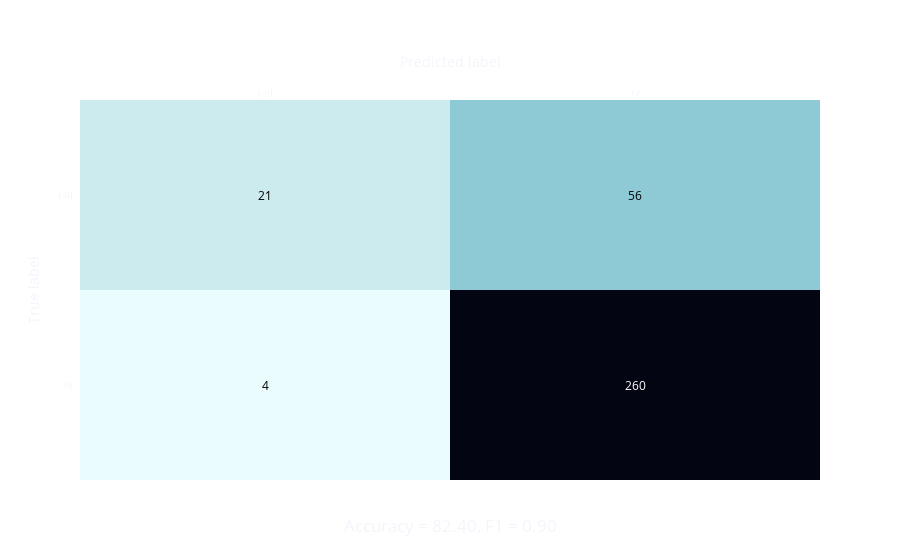

The code cell stored with this chart in its notebook:
### Code cell
accuracy = accuracy_score(y_true, y_pred.astype(int))
f1 = f1_score(y_true, y_pred.astype(int))
cm = confusion_matrix(y_true, y_pred.astype(int))

title_dict = {
    'text': f'Accuracy = {accuracy*100:.2f}, F1 = {f1:.2f}',
    'x': 0.5,
    'y': 0.05
}

plot_confusion_matrix(cm, labels, title_dict)

### Figure 1 — Plotly figure (JSON) as saved in the notebook; plotly's stock layout.template omitted (floating-point values rounded to 4 significant figures)
{"data": [{"colorscale": [[0.0, "rgb(3, 5, 18)"], [0.09091, "rgb(25, 25, 51)"], [0.1818, "rgb(44, 42, 87)"], [0.2727, "rgb(58, 60, 125)"], [0.3636, "rgb(62, 83, 160)"], [0.4545, "rgb(62, 109, 178)"], [0.5455, "rgb(72, 134, 187)"], [0.6364, "rgb(89, 159, 196)"], [0.7273, "rgb(114, 184, 205)"], [0.8182, "rgb(149, 207, 216)"], [0.9091, "rgb(192, 229, 232)"], [1.0, "rgb(234, 252, 253)"]], "reversescale": true, "showscale": false, "x": ["I-III", "IV"], "y": ["IV", "I-III"], "z": [[4, 260], [21, 56]], "type": "heatmap"}], "layout": {"annotations": [{"font": {"color": "#000000"}, "showarrow": false, "text": "4", "x": "I-III", "xref": "x", "y": "IV", "yref": "y"}, {"font": {"color": "#FFFFFF"}, "showarrow": false, "text": "260", "x": "IV", "xref": "x", "y": "IV", "yref": "y"}, {"font": {"color": "#000000"}, "showarrow": false, "text": "21", "x": "I-III", "xref": "x", "y": "I-III", "yref": "y"}, {"font": {"color": "#000000"}, "showarrow": false, "text": "56", "x": "IV", "xref": "x", "y": "I-III", "yref": "y"}], "xaxis": {"dtick": 1, "gridcolor": "rgb(0, 0, 0)", "side": "top", "ticks": "", "tickfont": {"size": 10}, "title": {"text": "Predicted label"}}, "yaxis": {"dtick": 1, "ticks": "", "ticksuffix": "  ", "tickfont": {"size": 10}, "title": {"text": "True label"}}, "title": {"text": "Accuracy = 82.40, F1 = 0.90", "x": 0.5, "y": 0.05}, "paper_bgcolor": "rgba(0,0,0,0)"}}
